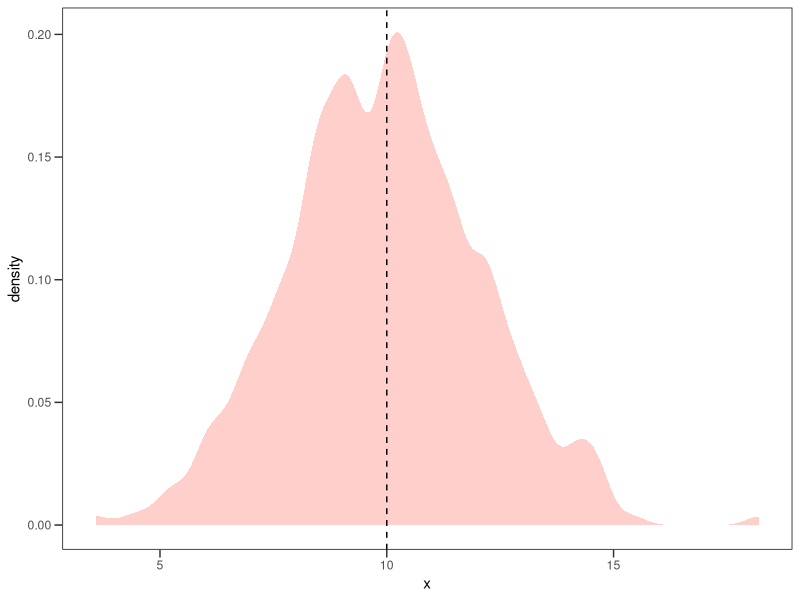
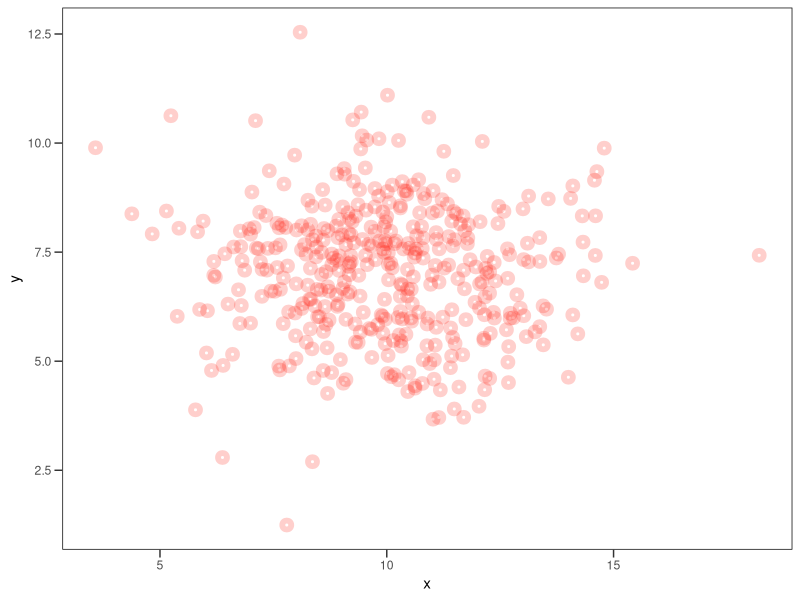
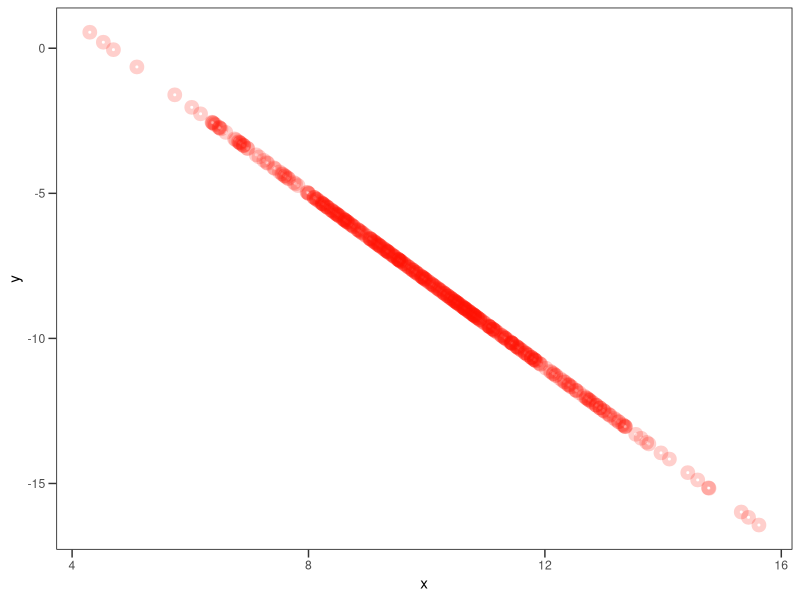
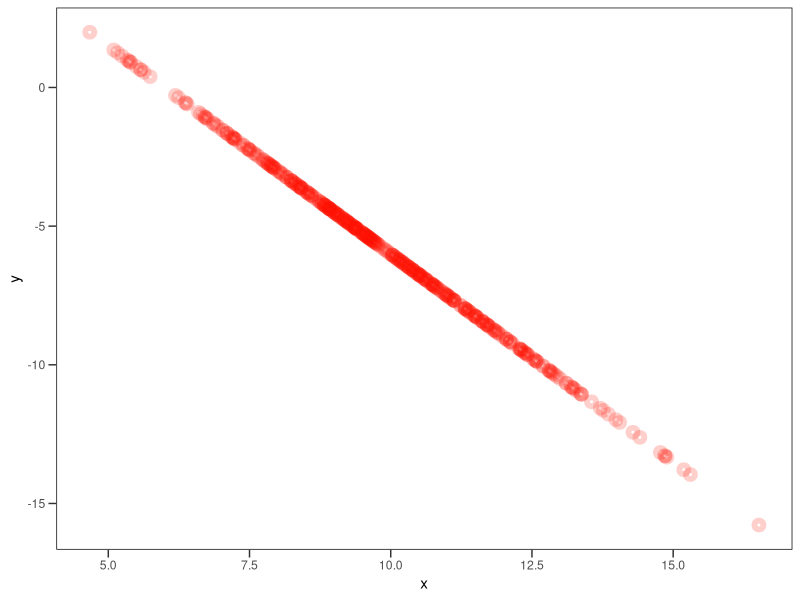
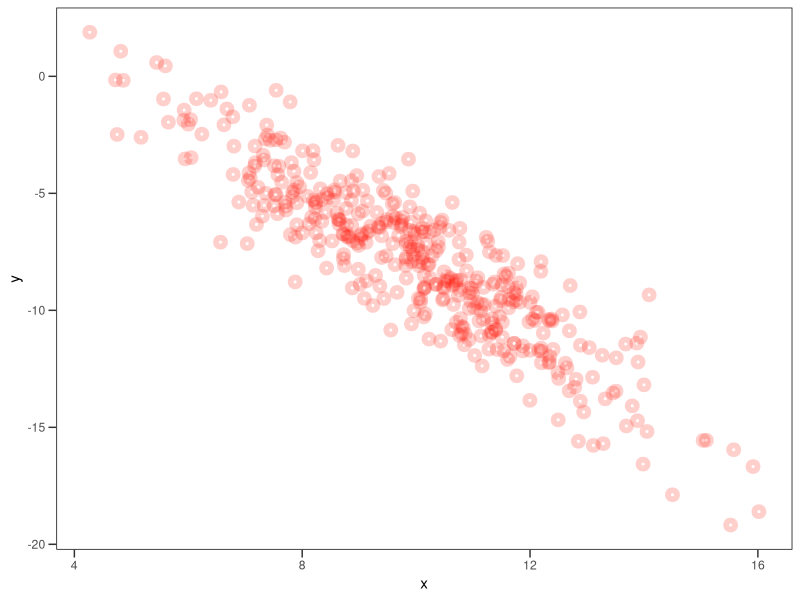
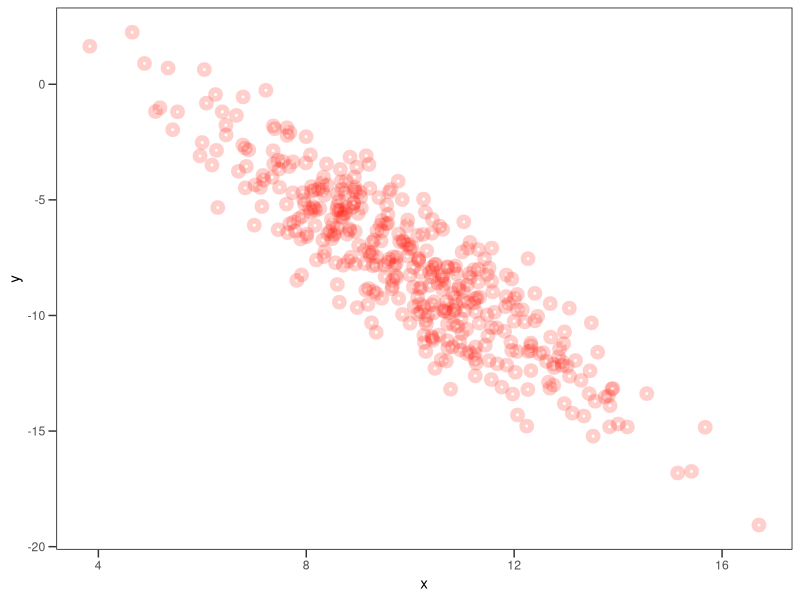
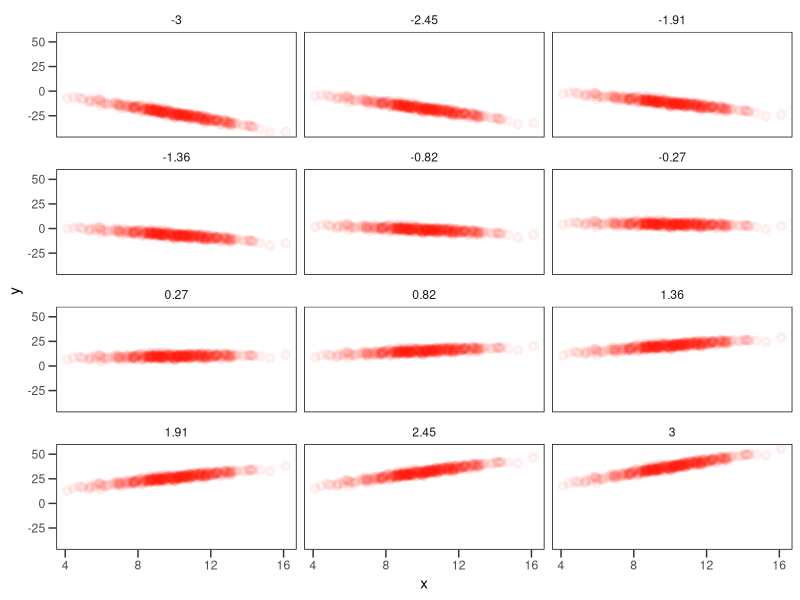
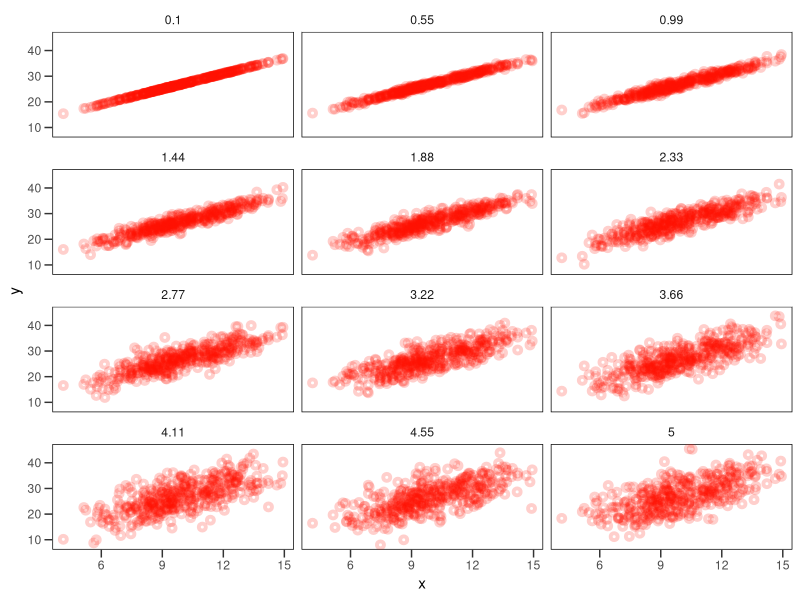

R code for these plots, in order:
## ---- chunk 1
library(tidyverse)
ptheme = theme( panel.background = element_rect(color='black', fill='white'), 
                panel.grid = element_blank(), 
                strip.background = element_rect(color=NA,fill='white'),
                axis.ticks.length = unit(2, 'mm'))

## ---- chunk 2
N = 400
x = rnorm( n=N, mean=10, sd=2 )
## ---- chunk 3
ggplot( data = data.frame(x) ) + stat_density( aes(x=x), adjust=0.5, fill='#ff110033' ) + geom_vline( xintercept = 10, lty=2 ) + ptheme
## ---- chunk 4
y = rnorm( n=N, mean=7, sd=1.5 )
## ---- chunk 5
ggplot( data.frame(x,y) ) + geom_point( aes(x=x, y=y), stroke=3, size=1, pch=21, color='#ff110033' ) + ptheme
## ---- chunk 6
d = data.frame(x,y)
model1 = glm( formula = y ~ x, data=d, family = gaussian ) 
summary(model1)
## ---- chunk 7
linear = function( x, b0, b1 ) {
    y = b0 + b1*x
    data.frame(x,y)
}
## ---- chunk 8
x = rnorm( n=N, mean=10, sd=2 )
sim1 = linear( x=x, b0 = 7, b1 = -1.5 )
## ---- chunk 9
ggplot( data=sim1 ) + geom_point( aes(x=x, y=y), stroke=3, size=1, pch=21, color='#ff110033' ) + ptheme
## ---- chunk 10
linear = function( x, b0, b1, e ) {
    y = b0 + b1*x + e
    data.frame(x,y)
}
## ---- chunk 11
x = rnorm( n=N, mean=10, sd=2 )
sim1 = linear( x=x, b0 = 7, b1 = -1.5, e = 2 )
## ---- chunk 12
ggplot( data=sim1 ) + geom_point( aes(x=x, y=y), stroke=3, size=1, pch=21, color='#ff110033' ) + ptheme
## ---- chunk 13
x = rnorm( n=N, mean=10, sd=2 )
e = rnorm( n=N, mean=0, sd=1.5 )
sim1 = linear( x=x, b0 = 7, b1 = -1.5, e=e )
## ---- chunk 14
ggplot( data=sim1 ) + geom_point( aes(x=x, y=y), stroke=3, size=1, pch=21, color='#ff110033' ) + ptheme
## ---- chunk 15
x = rnorm( n=N, mean=10, sd=2 )
sim1 = linear( x=x, b0 = rnorm( n=N, mean=7, sd=1.5), b1 = -1.5, e=0 )
## ---- chunk 16
ggplot( data=sim1 ) + geom_point( aes(x=x, y=y), stroke=3, size=1, pch=21, color='#ff110033' ) + ptheme
## ---- chunk 17
model1 = glm( formula = y ~ x, data=sim1, family = gaussian ) 
summary(model1)
## ---- chunk 18
x = rnorm( n=N, mean=10, sd=2 )
e = rnorm( n=N, mean=0, sd=1.5 )
b1 = seq( from=-3, to=3, length=12 )

L = list()
for( i in seq_along(b1) ) {
    out = linear( x=x, b0 = 7, b1 = b1[i], e=e )
    out$b1 = round(b1[i], 2)
    L[[i]] = out
}
## ---- chunk 19
head(L[[1]])
## ---- chunk 20
ldf = bind_rows(L)
## ---- chunk 21
ggplot( data=ldf, aes(x=x, y=y) ) + ptheme + 
    geom_point( stroke=2, size=1, pch=21, color='#ff110011') + 
    facet_wrap(~b1, nrow = 4)
## ---- chunk 22
x = rnorm( n=N, mean=10, sd=2 )
e = seq( from=0.1, to=5, length=12)

L = list()
for( i in seq_along(e) ) {
    out = linear( x=x, b0 = 7, b1 = 2, e= rnorm(n=N, mean=0, sd = e[i]) )
    out$e = round(e[i], 2)
    L[[i]] = out
}
ldf = bind_rows(L)
ggplot( data=ldf, aes(x=x, y=y) ) + ptheme + 
    geom_point( stroke=2, size=1, pch=21, color='#ff110033') + 
    facet_wrap(~e, nrow = 4)
